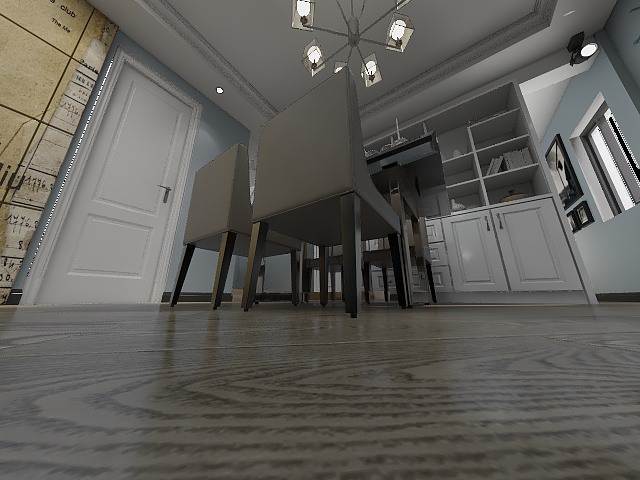
#> input picture images/HOUSE1-1-Traj_12_15_rgb.jpg, 640 x 480 px
$ python draw.py
#> lines starting #> are read from the running program, lines starting #| are printed output that depends on the picture; after the words box and inside, x2 and y2 are one past the last pixel; in counts of white or black regions, pixels touching at a corner belong together
import cv2 as cv
import numpy as np


# img_rgb = cv.imread("Traj_0_0_rgb.jpg")

img_rgb = cv.imread("./images/HOUSE1-1-Traj_12_15_rgb.jpg")
#> img_rgb is the input picture: shape (480, 640, 3); mean B, G, R 89.1, 94.2, 96

# [12 lines of commented-out code are left out]
bbox  = [[398,-0],[447,325],[188,134],[151,305],[442,172],[468,303],[316,209],[316,301]]
# bbox = [[165,   233],[365,   304],[274,   89],[256,   305],[339,   155],[344,   302],[285,   154],[277,   302]]  #74
bbox1 = [[174,209],[166,246],[177,209],[169,246],[149,192],[137,236],[152,192],[141,236]]
cnt  = []
cnt1 = []
for i in range(8):
        cnt.append((int(bbox[i][0]),int(bbox[i][1])))
        cv.circle(img_rgb,(int(bbox[i][0]),int(bbox[i][1])),2,(0,0,255),2)
        cnt1.append((int(bbox1[i][0]),int(bbox1[i][1])))
        cv.circle(img_rgb,(int(bbox1[i][0]),int(bbox1[i][1])),2,(0,255,255),2)
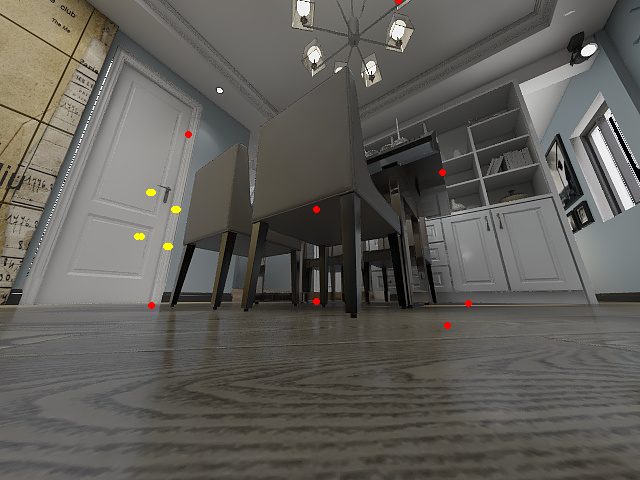
#> img_rgb: shape (480, 640, 3); 0.17% of pixels changed, all inside (x1, y1, x2, y2) = (134, 0, 472, 329)
#> after the loop, cnt = [(398, 0), (447, 325), (188, 134), (151, 305), (442, 172), (468, 303), (316, 209), (316, 301)]; cnt1 = [(174, 209), (166, 246), (177, 209), (169, 246), (149, 192), (137, 236), (152, 192), (141, 236)]
x,y,w,h = cv.boundingRect(np.array(cnt))
#> x = 151; y = 0; w = 318; h = 326
cv.rectangle(img_rgb, (x, y), (x+w, y+h), (0, 0, 255), 1)
x,y,w,h = cv.boundingRect(np.array(cnt1))
#> x = 137; y = 192; w = 41; h = 55
cv.rectangle(img_rgb, (x, y), (x+w, y+h), (0, 255, 255), 1)
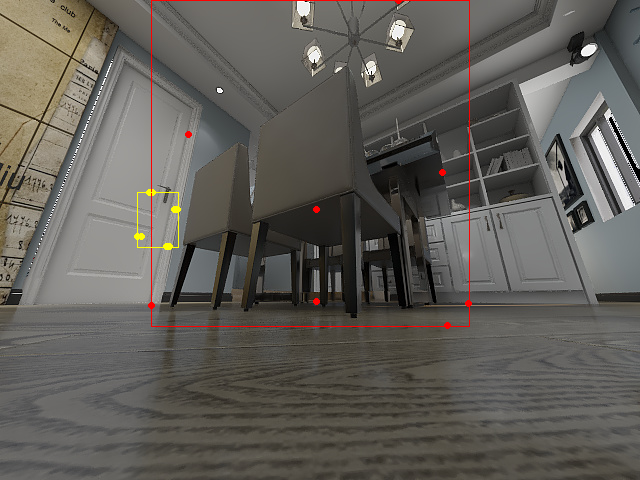
#> img_rgb: shape (480, 640, 3); mean B, G, R 88.4, 93.9, 96.9

cv.imwrite("draw.jpg",img_rgb)

$ run again, with images/HOUSE2-1-Traj_0_0_rgb.jpg copied over images/HOUSE1-1-Traj_12_15_rgb.jpg
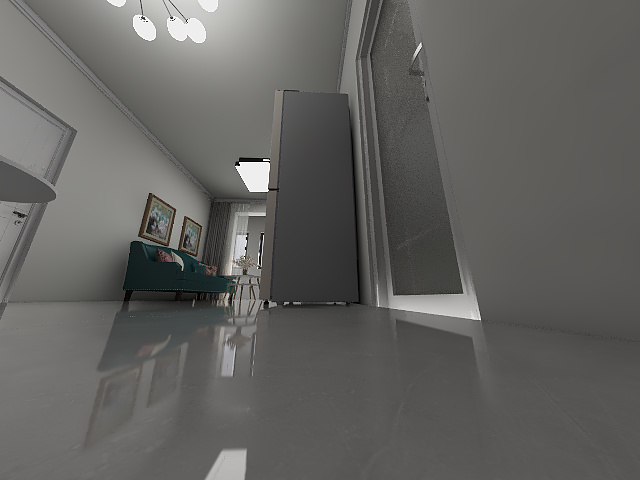
#> input picture images/HOUSE2-1-Traj_0_0_rgb.jpg, 640 x 480 px
#> img_rgb is the input picture: shape (480, 640, 3); mean B, G, R 95.7, 98.5, 99
#> after the loop `for i in range(8):`:
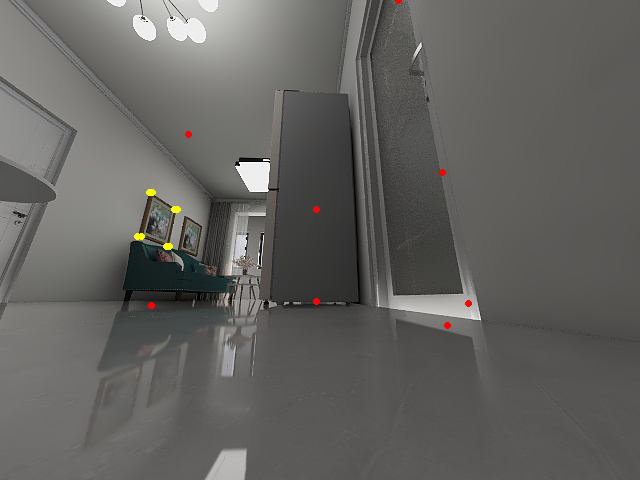
#> img_rgb: shape (480, 640, 3); 0.17% of pixels changed, all inside (x1, y1, x2, y2) = (134, 0, 472, 329)
#> after the loop `for i in range(8):`: cnt = [(398, 0), (447, 325), (188, 134), (151, 305), (442, 172), (468, 303), (316, 209), (316, 301)]; cnt1 = [(174, 209), (166, 246), (177, 209), (169, 246), (149, 192), (137, 236), (152, 192), (141, 236)]
#> `x,y,w,h = cv.boundingRect(np.array(cnt))`: x = 151; y = 0; w = 318; h = 326
#> `x,y,w,h = cv.boundingRect(np.array(cnt1))`: x = 137; y = 192; w = 41; h = 55
#> `cv.rectangle(img_rgb, (x, y), (x+w, y+h), (0, 255, 255), 1)`:
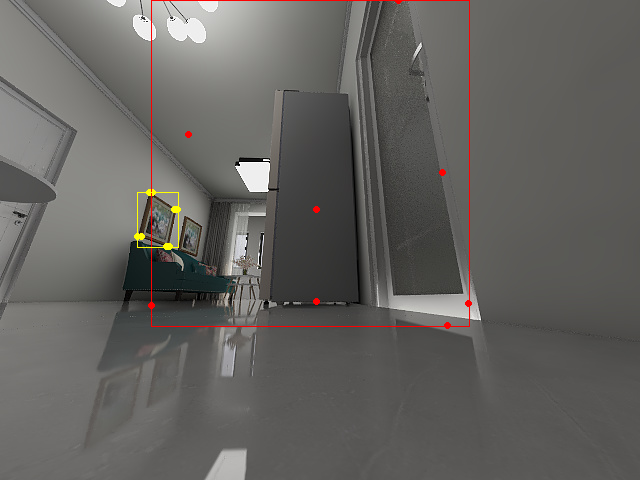
#> img_rgb: shape (480, 640, 3); mean B, G, R 95, 98.1, 99.9

$ run again, with images/HOUSE2-1-Traj_3_0_rgb.jpg copied over images/HOUSE1-1-Traj_12_15_rgb.jpg
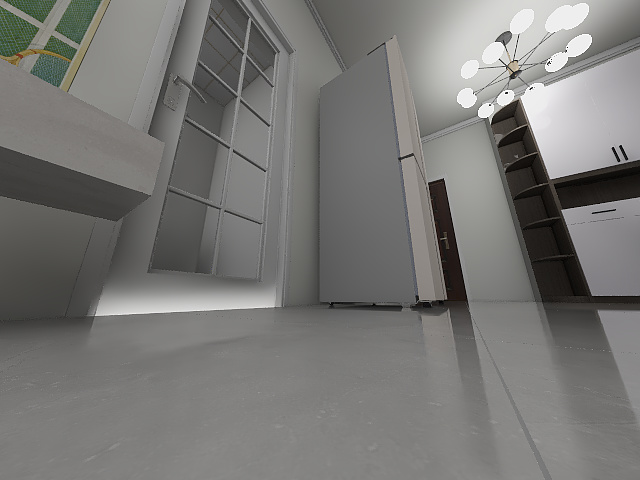
#> input picture images/HOUSE2-1-Traj_3_0_rgb.jpg, 640 x 480 px
#> img_rgb is the input picture: shape (480, 640, 3); mean B, G, R 117.2, 119.6, 120.3
#> after the loop `for i in range(8):`:
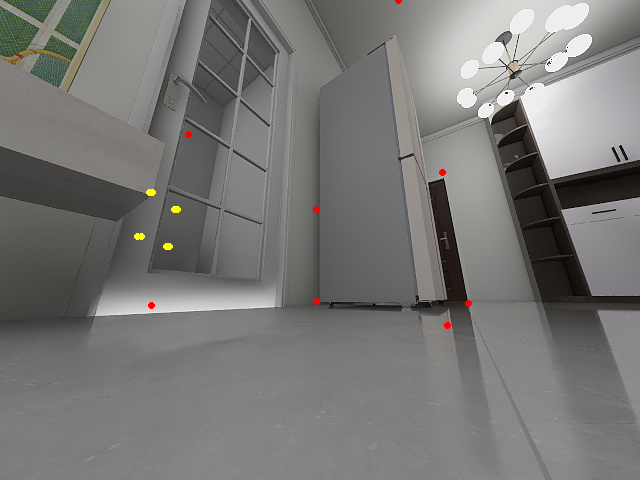
#> img_rgb: shape (480, 640, 3); 0.17% of pixels changed, all inside (x1, y1, x2, y2) = (134, 0, 472, 329)
#> after the loop `for i in range(8):`: cnt = [(398, 0), (447, 325), (188, 134), (151, 305), (442, 172), (468, 303), (316, 209), (316, 301)]; cnt1 = [(174, 209), (166, 246), (177, 209), (169, 246), (149, 192), (137, 236), (152, 192), (141, 236)]
#> `x,y,w,h = cv.boundingRect(np.array(cnt))`: x = 151; y = 0; w = 318; h = 326
#> `x,y,w,h = cv.boundingRect(np.array(cnt1))`: x = 137; y = 192; w = 41; h = 55
#> `cv.rectangle(img_rgb, (x, y), (x+w, y+h), (0, 255, 255), 1)`:
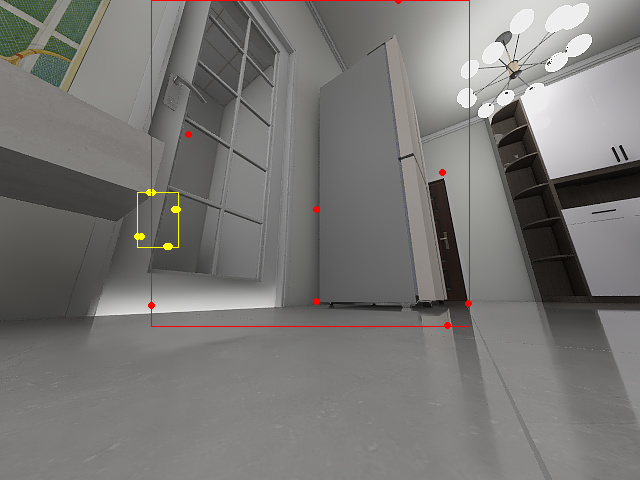
#> img_rgb: shape (480, 640, 3); mean B, G, R 116.5, 119.2, 121.1
